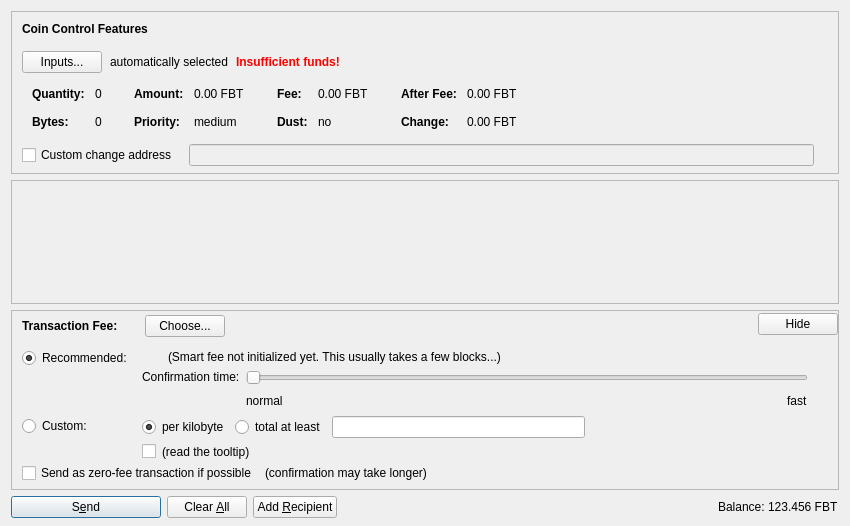
<?xml version="1.0" encoding="UTF-8"?>
<ui version="4.0">
 <class>SendCoinsDialog</class>
 <widget class="QDialog" name="SendCoinsDialog">
  <property name="geometry">
   <rect>
    <x>0</x>
    <y>0</y>
    <width>850</width>
    <height>526</height>
   </rect>
  </property>
  <property name="windowTitle">
   <string>Send Coins</string>
  </property>
  <layout class="QVBoxLayout" name="verticalLayout" stretch="0,1,0,0">
   <property name="bottomMargin">
    <number>8</number>
   </property>
   <item>
    <widget class="QFrame" name="frameCoinControl">
     <property name="sizePolicy">
      <sizepolicy hsizetype="Expanding" vsizetype="Expanding">
       <horstretch>0</horstretch>
       <verstretch>0</verstretch>
      </sizepolicy>
     </property>
     <property name="maximumSize">
      <size>
       <width>16777215</width>
       <height>16777215</height>
      </size>
     </property>
     <property name="frameShape">
      <enum>QFrame::StyledPanel</enum>
     </property>
     <property name="frameShadow">
      <enum>QFrame::Sunken</enum>
     </property>
     <layout class="QVBoxLayout" name="verticalLayoutCoinControl2">
      <property name="spacing">
       <number>0</number>
      </property>
      <property name="leftMargin">
       <number>0</number>
      </property>
      <property name="topMargin">
       <number>0</number>
      </property>
      <property name="rightMargin">
       <number>0</number>
      </property>
      <property name="bottomMargin">
       <number>6</number>
      </property>
      <item>
       <layout class="QVBoxLayout" name="verticalLayoutCoinControl" stretch="0,0,0,0,1">
        <property name="spacing">
         <number>0</number>
        </property>
        <property name="leftMargin">
         <number>10</number>
        </property>
        <property name="topMargin">
         <number>10</number>
        </property>
        <item>
         <layout class="QHBoxLayout" name="horizontalLayoutCoinControl1">
          <property name="bottomMargin">
           <number>15</number>
          </property>
          <item>
           <widget class="QLabel" name="labelCoinControlFeatures">
            <property name="sizePolicy">
             <sizepolicy hsizetype="Preferred" vsizetype="Maximum">
              <horstretch>0</horstretch>
              <verstretch>0</verstretch>
             </sizepolicy>
            </property>
            <property name="font">
             <font>
              <weight>75</weight>
              <bold>true</bold>
             </font>
            </property>
            <property name="styleSheet">
             <string notr="true">font-weight:bold;</string>
            </property>
            <property name="text">
             <string>Coin Control Features</string>
            </property>
           </widget>
          </item>
         </layout>
        </item>
        <item>
         <layout class="QHBoxLayout" name="horizontalLayoutCoinControl2" stretch="0,0,0,0">
          <property name="spacing">
           <number>8</number>
          </property>
          <property name="bottomMargin">
           <number>10</number>
          </property>
          <item>
           <widget class="QPushButton" name="pushButtonCoinControl">
            <property name="styleSheet">
             <string notr="true"/>
            </property>
            <property name="text">
             <string>Inputs...</string>
            </property>
            <property name="autoDefault">
             <bool>false</bool>
            </property>
           </widget>
          </item>
          <item>
           <widget class="QLabel" name="labelCoinControlAutomaticallySelected">
            <property name="text">
             <string>automatically selected</string>
            </property>
            <property name="margin">
             <number>5</number>
            </property>
           </widget>
          </item>
          <item>
           <widget class="QLabel" name="labelCoinControlInsuffFunds">
            <property name="font">
             <font>
              <weight>75</weight>
              <bold>true</bold>
             </font>
            </property>
            <property name="styleSheet">
             <string notr="true">color:red;font-weight:bold;</string>
            </property>
            <property name="text">
             <string>Insufficient funds!</string>
            </property>
            <property name="margin">
             <number>5</number>
            </property>
           </widget>
          </item>
          <item>
           <spacer name="horizontalSpacerCoinControl">
            <property name="orientation">
             <enum>Qt::Horizontal</enum>
            </property>
            <property name="sizeHint" stdset="0">
             <size>
              <width>40</width>
              <height>1</height>
             </size>
            </property>
           </spacer>
          </item>
         </layout>
        </item>
        <item>
         <widget class="QWidget" name="widgetCoinControl" native="true">
          <property name="sizePolicy">
           <sizepolicy hsizetype="Preferred" vsizetype="Preferred">
            <horstretch>0</horstretch>
            <verstretch>0</verstretch>
           </sizepolicy>
          </property>
          <property name="minimumSize">
           <size>
            <width>0</width>
            <height>0</height>
           </size>
          </property>
          <property name="styleSheet">
           <string notr="true"/>
          </property>
          <layout class="QHBoxLayout" name="horizontalLayoutCoinControl5">
           <property name="leftMargin">
            <number>0</number>
           </property>
           <property name="topMargin">
            <number>0</number>
           </property>
           <property name="rightMargin">
            <number>0</number>
           </property>
           <property name="bottomMargin">
            <number>0</number>
           </property>
           <item>
            <layout class="QHBoxLayout" name="horizontalLayoutCoinControl3" stretch="0,0,0,1">
             <property name="spacing">
              <number>20</number>
             </property>
             <property name="topMargin">
              <number>0</number>
             </property>
             <property name="bottomMargin">
              <number>10</number>
             </property>
             <item>
              <layout class="QFormLayout" name="formLayoutCoinControl1">
               <property name="horizontalSpacing">
                <number>10</number>
               </property>
               <property name="verticalSpacing">
                <number>14</number>
               </property>
               <property name="leftMargin">
                <number>10</number>
               </property>
               <property name="topMargin">
                <number>4</number>
               </property>
               <property name="rightMargin">
                <number>6</number>
               </property>
               <item row="0" column="0">
                <widget class="QLabel" name="labelCoinControlQuantityText">
                 <property name="font">
                  <font>
                   <weight>75</weight>
                   <bold>true</bold>
                  </font>
                 </property>
                 <property name="text">
                  <string>Quantity:</string>
                 </property>
                 <property name="margin">
                  <number>0</number>
                 </property>
                </widget>
               </item>
               <item row="0" column="1">
                <widget class="QLabel" name="labelCoinControlQuantity">
                 <property name="cursor">
                  <cursorShape>IBeamCursor</cursorShape>
                 </property>
                 <property name="contextMenuPolicy">
                  <enum>Qt::ActionsContextMenu</enum>
                 </property>
                 <property name="text">
                  <string notr="true">0</string>
                 </property>
                 <property name="margin">
                  <number>0</number>
                 </property>
                 <property name="textInteractionFlags">
                  <set>Qt::LinksAccessibleByMouse|Qt::TextSelectableByKeyboard|Qt::TextSelectableByMouse</set>
                 </property>
                </widget>
               </item>
               <item row="1" column="0">
                <widget class="QLabel" name="labelCoinControlBytesText">
                 <property name="font">
                  <font>
                   <weight>75</weight>
                   <bold>true</bold>
                  </font>
                 </property>
                 <property name="text">
                  <string>Bytes:</string>
                 </property>
                </widget>
               </item>
               <item row="1" column="1">
                <widget class="QLabel" name="labelCoinControlBytes">
                 <property name="cursor">
                  <cursorShape>IBeamCursor</cursorShape>
                 </property>
                 <property name="contextMenuPolicy">
                  <enum>Qt::ActionsContextMenu</enum>
                 </property>
                 <property name="text">
                  <string notr="true">0</string>
                 </property>
                 <property name="textInteractionFlags">
                  <set>Qt::LinksAccessibleByMouse|Qt::TextSelectableByKeyboard|Qt::TextSelectableByMouse</set>
                 </property>
                </widget>
               </item>
              </layout>
             </item>
             <item>
              <layout class="QFormLayout" name="formLayoutCoinControl2">
               <property name="horizontalSpacing">
                <number>10</number>
               </property>
               <property name="verticalSpacing">
                <number>14</number>
               </property>
               <property name="leftMargin">
                <number>6</number>
               </property>
               <property name="topMargin">
                <number>4</number>
               </property>
               <property name="rightMargin">
                <number>6</number>
               </property>
               <item row="0" column="0">
                <widget class="QLabel" name="labelCoinControlAmountText">
                 <property name="font">
                  <font>
                   <weight>75</weight>
                   <bold>true</bold>
                  </font>
                 </property>
                 <property name="text">
                  <string>Amount:</string>
                 </property>
                 <property name="margin">
                  <number>0</number>
                 </property>
                </widget>
               </item>
               <item row="0" column="1">
                <widget class="QLabel" name="labelCoinControlAmount">
                 <property name="cursor">
                  <cursorShape>IBeamCursor</cursorShape>
                 </property>
                 <property name="contextMenuPolicy">
                  <enum>Qt::ActionsContextMenu</enum>
                 </property>
                 <property name="text">
                  <string notr="true">0.00 FBT</string>
                 </property>
                 <property name="textInteractionFlags">
                  <set>Qt::LinksAccessibleByMouse|Qt::TextSelectableByKeyboard|Qt::TextSelectableByMouse</set>
                 </property>
                </widget>
               </item>
               <item row="1" column="0">
                <widget class="QLabel" name="labelCoinControlPriorityText">
                 <property name="font">
                  <font>
                   <weight>75</weight>
                   <bold>true</bold>
                  </font>
                 </property>
                 <property name="text">
                  <string>Priority:</string>
                 </property>
                </widget>
               </item>
               <item row="1" column="1">
                <widget class="QLabel" name="labelCoinControlPriority">
                 <property name="cursor">
                  <cursorShape>IBeamCursor</cursorShape>
                 </property>
                 <property name="contextMenuPolicy">
                  <enum>Qt::ActionsContextMenu</enum>
                 </property>
                 <property name="text">
                  <string notr="true">medium</string>
                 </property>
                 <property name="textInteractionFlags">
                  <set>Qt::LinksAccessibleByMouse|Qt::TextSelectableByKeyboard|Qt::TextSelectableByMouse</set>
                 </property>
                </widget>
               </item>
              </layout>
             </item>
             <item>
              <layout class="QFormLayout" name="formLayoutCoinControl3">
               <property name="horizontalSpacing">
                <number>10</number>
               </property>
               <property name="verticalSpacing">
                <number>14</number>
               </property>
               <property name="leftMargin">
                <number>6</number>
               </property>
               <property name="topMargin">
                <number>4</number>
               </property>
               <property name="rightMargin">
                <number>6</number>
               </property>
               <item row="0" column="0">
                <widget class="QLabel" name="labelCoinControlFeeText">
                 <property name="font">
                  <font>
                   <weight>75</weight>
                   <bold>true</bold>
                  </font>
                 </property>
                 <property name="text">
                  <string>Fee:</string>
                 </property>
                 <property name="margin">
                  <number>0</number>
                 </property>
                </widget>
               </item>
               <item row="0" column="1">
                <widget class="QLabel" name="labelCoinControlFee">
                 <property name="cursor">
                  <cursorShape>IBeamCursor</cursorShape>
                 </property>
                 <property name="contextMenuPolicy">
                  <enum>Qt::ActionsContextMenu</enum>
                 </property>
                 <property name="text">
                  <string notr="true">0.00 FBT</string>
                 </property>
                 <property name="textInteractionFlags">
                  <set>Qt::LinksAccessibleByMouse|Qt::TextSelectableByKeyboard|Qt::TextSelectableByMouse</set>
                 </property>
                </widget>
               </item>
               <item row="1" column="0">
                <widget class="QLabel" name="labelCoinControlLowOutputText">
                 <property name="font">
                  <font>
                   <weight>75</weight>
                   <bold>true</bold>
                  </font>
                 </property>
                 <property name="text">
                  <string>Dust:</string>
                 </property>
                </widget>
               </item>
               <item row="1" column="1">
                <widget class="QLabel" name="labelCoinControlLowOutput">
                 <property name="cursor">
                  <cursorShape>IBeamCursor</cursorShape>
                 </property>
                 <property name="contextMenuPolicy">
                  <enum>Qt::ActionsContextMenu</enum>
                 </property>
                 <property name="text">
                  <string notr="true">no</string>
                 </property>
                 <property name="textInteractionFlags">
                  <set>Qt::LinksAccessibleByMouse|Qt::TextSelectableByKeyboard|Qt::TextSelectableByMouse</set>
                 </property>
                </widget>
               </item>
              </layout>
             </item>
             <item>
              <layout class="QFormLayout" name="formLayoutCoinControl4">
               <property name="horizontalSpacing">
                <number>10</number>
               </property>
               <property name="verticalSpacing">
                <number>14</number>
               </property>
               <property name="leftMargin">
                <number>6</number>
               </property>
               <property name="topMargin">
                <number>4</number>
               </property>
               <property name="rightMargin">
                <number>6</number>
               </property>
               <item row="0" column="0">
                <widget class="QLabel" name="labelCoinControlAfterFeeText">
                 <property name="font">
                  <font>
                   <weight>75</weight>
                   <bold>true</bold>
                  </font>
                 </property>
                 <property name="text">
                  <string>After Fee:</string>
                 </property>
                 <property name="margin">
                  <number>0</number>
                 </property>
                </widget>
               </item>
               <item row="0" column="1">
                <widget class="QLabel" name="labelCoinControlAfterFee">
                 <property name="cursor">
                  <cursorShape>IBeamCursor</cursorShape>
                 </property>
                 <property name="contextMenuPolicy">
                  <enum>Qt::ActionsContextMenu</enum>
                 </property>
                 <property name="text">
                  <string notr="true">0.00 FBT</string>
                 </property>
                 <property name="textInteractionFlags">
                  <set>Qt::LinksAccessibleByMouse|Qt::TextSelectableByKeyboard|Qt::TextSelectableByMouse</set>
                 </property>
                </widget>
               </item>
               <item row="1" column="0">
                <widget class="QLabel" name="labelCoinControlChangeText">
                 <property name="font">
                  <font>
                   <weight>75</weight>
                   <bold>true</bold>
                  </font>
                 </property>
                 <property name="text">
                  <string>Change:</string>
                 </property>
                </widget>
               </item>
               <item row="1" column="1">
                <widget class="QLabel" name="labelCoinControlChange">
                 <property name="cursor">
                  <cursorShape>IBeamCursor</cursorShape>
                 </property>
                 <property name="contextMenuPolicy">
                  <enum>Qt::ActionsContextMenu</enum>
                 </property>
                 <property name="text">
                  <string notr="true">0.00 FBT</string>
                 </property>
                 <property name="textInteractionFlags">
                  <set>Qt::LinksAccessibleByMouse|Qt::TextSelectableByKeyboard|Qt::TextSelectableByMouse</set>
                 </property>
                </widget>
               </item>
              </layout>
             </item>
            </layout>
           </item>
          </layout>
         </widget>
        </item>
        <item>
         <layout class="QHBoxLayout" name="horizontalLayoutCoinControl4" stretch="0,0,0">
          <property name="spacing">
           <number>12</number>
          </property>
          <property name="sizeConstraint">
           <enum>QLayout::SetDefaultConstraint</enum>
          </property>
          <property name="topMargin">
           <number>5</number>
          </property>
          <property name="rightMargin">
           <number>5</number>
          </property>
          <item>
           <widget class="QCheckBox" name="checkBoxCoinControlChange">
            <property name="toolTip">
             <string>If this is activated, but the change address is empty or invalid, change will be sent to a newly generated address.</string>
            </property>
            <property name="text">
             <string>Custom change address</string>
            </property>
           </widget>
          </item>
          <item>
           <widget class="QValidatedLineEdit" name="lineEditCoinControlChange">
            <property name="enabled">
             <bool>false</bool>
            </property>
            <property name="sizePolicy">
             <sizepolicy hsizetype="Expanding" vsizetype="Fixed">
              <horstretch>0</horstretch>
              <verstretch>0</verstretch>
             </sizepolicy>
            </property>
           </widget>
          </item>
          <item>
           <widget class="QLabel" name="labelCoinControlChangeLabel">
            <property name="sizePolicy">
             <sizepolicy hsizetype="Preferred" vsizetype="Expanding">
              <horstretch>0</horstretch>
              <verstretch>0</verstretch>
             </sizepolicy>
            </property>
            <property name="minimumSize">
             <size>
              <width>0</width>
              <height>0</height>
             </size>
            </property>
            <property name="text">
             <string/>
            </property>
            <property name="margin">
             <number>3</number>
            </property>
           </widget>
          </item>
         </layout>
        </item>
        <item>
         <spacer name="verticalSpacerCoinControl">
          <property name="orientation">
           <enum>Qt::Vertical</enum>
          </property>
          <property name="sizeHint" stdset="0">
           <size>
            <width>800</width>
            <height>1</height>
           </size>
          </property>
         </spacer>
        </item>
       </layout>
      </item>
     </layout>
    </widget>
   </item>
   <item>
    <widget class="QScrollArea" name="scrollArea">
     <property name="widgetResizable">
      <bool>true</bool>
     </property>
     <widget class="QWidget" name="scrollAreaWidgetContents">
      <property name="geometry">
       <rect>
        <x>0</x>
        <y>0</y>
        <width>830</width>
        <height>68</height>
       </rect>
      </property>
      <layout class="QVBoxLayout" name="verticalLayout_2" stretch="0,1">
       <property name="leftMargin">
        <number>0</number>
       </property>
       <property name="topMargin">
        <number>0</number>
       </property>
       <property name="rightMargin">
        <number>0</number>
       </property>
       <property name="bottomMargin">
        <number>0</number>
       </property>
       <item>
        <layout class="QVBoxLayout" name="entries">
         <property name="spacing">
          <number>6</number>
         </property>
        </layout>
       </item>
       <item>
        <spacer name="verticalSpacer">
         <property name="orientation">
          <enum>Qt::Vertical</enum>
         </property>
         <property name="sizeHint" stdset="0">
          <size>
           <width>20</width>
           <height>40</height>
          </size>
         </property>
        </spacer>
       </item>
      </layout>
     </widget>
    </widget>
   </item>
   <item>
    <widget class="QFrame" name="frameFee">
     <property name="sizePolicy">
      <sizepolicy hsizetype="Expanding" vsizetype="Expanding">
       <horstretch>0</horstretch>
       <verstretch>0</verstretch>
      </sizepolicy>
     </property>
     <property name="maximumSize">
      <size>
       <width>16777215</width>
       <height>16777215</height>
      </size>
     </property>
     <property name="frameShape">
      <enum>QFrame::StyledPanel</enum>
     </property>
     <property name="frameShadow">
      <enum>QFrame::Sunken</enum>
     </property>
     <layout class="QVBoxLayout" name="verticalLayoutFee1">
      <property name="spacing">
       <number>0</number>
      </property>
      <property name="leftMargin">
       <number>0</number>
      </property>
      <property name="topMargin">
       <number>0</number>
      </property>
      <property name="rightMargin">
       <number>0</number>
      </property>
      <property name="bottomMargin">
       <number>0</number>
      </property>
      <item>
       <layout class="QVBoxLayout" name="verticalLayoutFee2" stretch="0,0,0">
        <property name="spacing">
         <number>0</number>
        </property>
        <property name="leftMargin">
         <number>10</number>
        </property>
        <property name="topMargin">
         <number>0</number>
        </property>
        <item>
         <layout class="QHBoxLayout" name="horizontalLayoutFee1">
          <property name="bottomMargin">
           <number>0</number>
          </property>
          <item>
           <layout class="QVBoxLayout" name="verticalLayoutFee7">
            <property name="spacing">
             <number>0</number>
            </property>
            <item>
             <spacer name="verticalSpacerSmartFee">
              <property name="orientation">
               <enum>Qt::Vertical</enum>
              </property>
              <property name="sizeType">
               <enum>QSizePolicy::Fixed</enum>
              </property>
              <property name="sizeHint" stdset="0">
               <size>
                <width>1</width>
                <height>4</height>
               </size>
              </property>
             </spacer>
            </item>
            <item>
             <layout class="QHBoxLayout" name="horizontalLayoutSmartFee">
              <property name="spacing">
               <number>10</number>
              </property>
              <item>
               <widget class="QLabel" name="labelFeeHeadline">
                <property name="sizePolicy">
                 <sizepolicy hsizetype="Preferred" vsizetype="Maximum">
                  <horstretch>0</horstretch>
                  <verstretch>0</verstretch>
                 </sizepolicy>
                </property>
                <property name="font">
                 <font>
                  <weight>75</weight>
                  <bold>true</bold>
                 </font>
                </property>
                <property name="styleSheet">
                 <string notr="true">font-weight:bold;</string>
                </property>
                <property name="text">
                 <string>Transaction Fee:</string>
                </property>
               </widget>
              </item>
              <item>
               <widget class="QLabel" name="labelFeeMinimized">
                <property name="text">
                 <string/>
                </property>
               </widget>
              </item>
              <item>
               <widget class="QPushButton" name="buttonChooseFee">
                <property name="text">
                 <string>Choose...</string>
                </property>
               </widget>
              </item>
             </layout>
            </item>
            <item>
             <spacer name="verticalSpacer_5">
              <property name="orientation">
               <enum>Qt::Vertical</enum>
              </property>
              <property name="sizeHint" stdset="0">
               <size>
                <width>1</width>
                <height>1</height>
               </size>
              </property>
             </spacer>
            </item>
           </layout>
          </item>
          <item>
           <spacer name="horizontalSpacer_4">
            <property name="orientation">
             <enum>Qt::Horizontal</enum>
            </property>
            <property name="sizeHint" stdset="0">
             <size>
              <width>40</width>
              <height>20</height>
             </size>
            </property>
           </spacer>
          </item>
          <item>
           <widget class="QPushButton" name="buttonMinimizeFee">
            <property name="toolTip">
             <string>collapse fee-settings</string>
            </property>
            <property name="text">
             <string>Hide</string>
            </property>
           </widget>
          </item>
         </layout>
        </item>
        <item>
         <widget class="QFrame" name="frameFeeSelection">
          <layout class="QVBoxLayout" name="verticalLayoutFee12">
           <property name="spacing">
            <number>0</number>
           </property>
           <property name="leftMargin">
            <number>0</number>
           </property>
           <property name="topMargin">
            <number>0</number>
           </property>
           <property name="rightMargin">
            <number>0</number>
           </property>
           <property name="bottomMargin">
            <number>0</number>
           </property>
           <item>
            <layout class="QGridLayout" name="gridLayoutFee">
             <property name="topMargin">
              <number>10</number>
             </property>
             <property name="bottomMargin">
              <number>4</number>
             </property>
             <property name="horizontalSpacing">
              <number>10</number>
             </property>
             <property name="verticalSpacing">
              <number>4</number>
             </property>
             <item row="1" column="1">
              <layout class="QVBoxLayout" name="verticalLayoutFee8">
               <property name="spacing">
                <number>6</number>
               </property>
               <item>
                <layout class="QHBoxLayout" name="horizontalLayoutFee13">
                 <item>
                  <widget class="QRadioButton" name="radioCustomPerKilobyte">
                   <property name="toolTip">
                    <string>If the custom fee is set to 1000 satoshis and the transaction is only 250 bytes, then &quot;per kilobyte&quot; only pays 250 satoshis in fee, while &quot;total at least&quot; pays 1000 satoshis. For transactions bigger than a kilobyte both pay by kilobyte.</string>
                   </property>
                   <property name="text">
                    <string>per kilobyte</string>
                   </property>
                   <property name="checked">
                    <bool>true</bool>
                   </property>
                   <attribute name="buttonGroup">
                    <string notr="true">groupCustomFee</string>
                   </attribute>
                  </widget>
                 </item>
                 <item>
                  <widget class="QRadioButton" name="radioCustomAtLeast">
                   <property name="toolTip">
                    <string>If the custom fee is set to 1000 satoshis and the transaction is only 250 bytes, then &quot;per kilobyte&quot; only pays 250 satoshis in fee, while &quot;total at least&quot; pays 1000 satoshis. For transactions bigger than a kilobyte both pay by kilobyte.</string>
                   </property>
                   <property name="text">
                    <string>total at least</string>
                   </property>
                   <attribute name="buttonGroup">
                    <string notr="true">groupCustomFee</string>
                   </attribute>
                  </widget>
                 </item>
                 <item>
                  <widget class="FatbitAmountField" name="customFee"/>
                 </item>
                 <item>
                  <spacer name="horizontalSpacer_6">
                   <property name="orientation">
                    <enum>Qt::Horizontal</enum>
                   </property>
                   <property name="sizeHint" stdset="0">
                    <size>
                     <width>1</width>
                     <height>1</height>
                    </size>
                   </property>
                  </spacer>
                 </item>
                </layout>
               </item>
               <item>
                <layout class="QHBoxLayout" name="horizontalLayoutFee8">
                 <item>
                  <widget class="QCheckBox" name="checkBoxMinimumFee">
                   <property name="toolTip">
                    <string>Paying only the minimum fee is just fine as long as there is less transaction volume than space in the blocks. But be aware that this can end up in a never confirming transaction once there is more demand for fatbit transactions than the network can process.</string>
                   </property>
                   <property name="text">
                    <string/>
                   </property>
                  </widget>
                 </item>
                 <item>
                  <widget class="QLabel" name="labelMinFeeWarning">
                   <property name="enabled">
                    <bool>true</bool>
                   </property>
                   <property name="toolTip">
                    <string>Paying only the minimum fee is just fine as long as there is less transaction volume than space in the blocks. But be aware that this can end up in a never confirming transaction once there is more demand for fatbit transactions than the network can process.</string>
                   </property>
                   <property name="text">
                    <string>(read the tooltip)</string>
                   </property>
                   <property name="margin">
                    <number>5</number>
                   </property>
                  </widget>
                 </item>
                 <item>
                  <spacer name="horizontalSpacer_2">
                   <property name="orientation">
                    <enum>Qt::Horizontal</enum>
                   </property>
                   <property name="sizeHint" stdset="0">
                    <size>
                     <width>1</width>
                     <height>1</height>
                    </size>
                   </property>
                  </spacer>
                 </item>
                </layout>
               </item>
              </layout>
             </item>
             <item row="0" column="0">
              <layout class="QVBoxLayout" name="verticalLayoutFee4" stretch="0,1">
               <item>
                <widget class="QRadioButton" name="radioSmartFee">
                 <property name="text">
                  <string>Recommended:</string>
                 </property>
                 <property name="checked">
                  <bool>true</bool>
                 </property>
                 <attribute name="buttonGroup">
                  <string notr="true">groupFee</string>
                 </attribute>
                </widget>
               </item>
               <item>
                <spacer name="verticalSpacer_2">
                 <property name="orientation">
                  <enum>Qt::Vertical</enum>
                 </property>
                 <property name="sizeHint" stdset="0">
                  <size>
                   <width>1</width>
                   <height>1</height>
                  </size>
                 </property>
                </spacer>
               </item>
              </layout>
             </item>
             <item row="1" column="0">
              <layout class="QVBoxLayout" name="verticalLayoutFee9" stretch="0,1">
               <item>
                <widget class="QRadioButton" name="radioCustomFee">
                 <property name="text">
                  <string>Custom:</string>
                 </property>
                 <attribute name="buttonGroup">
                  <string notr="true">groupFee</string>
                 </attribute>
                </widget>
               </item>
               <item>
                <spacer name="verticalSpacer_6">
                 <property name="orientation">
                  <enum>Qt::Vertical</enum>
                 </property>
                 <property name="sizeHint" stdset="0">
                  <size>
                   <width>1</width>
                   <height>1</height>
                  </size>
                 </property>
                </spacer>
               </item>
              </layout>
             </item>
             <item row="0" column="1">
              <layout class="QVBoxLayout" name="verticalLayoutFee3" stretch="0,0,1">
               <property name="spacing">
                <number>6</number>
               </property>
               <property name="topMargin">
                <number>2</number>
               </property>
               <item>
                <layout class="QHBoxLayout" name="horizontalLayoutFee12">
                 <item>
                  <widget class="QLabel" name="labelSmartFee">
                   <property name="text">
                    <string/>
                   </property>
                   <property name="margin">
                    <number>2</number>
                   </property>
                  </widget>
                 </item>
                 <item>
                  <widget class="QLabel" name="labelFeeEstimation">
                   <property name="text">
                    <string/>
                   </property>
                  </widget>
                 </item>
                 <item>
                  <widget class="QLabel" name="labelSmartFee2">
                   <property name="text">
                    <string>(Smart fee not initialized yet. This usually takes a few blocks...)</string>
                   </property>
                   <property name="margin">
                    <number>2</number>
                   </property>
                  </widget>
                 </item>
                 <item>
                  <spacer name="horizontalSpacer_5">
                   <property name="orientation">
                    <enum>Qt::Horizontal</enum>
                   </property>
                   <property name="sizeHint" stdset="0">
                    <size>
                     <width>1</width>
                     <height>1</height>
                    </size>
                   </property>
                  </spacer>
                 </item>
                </layout>
               </item>
               <item>
                <layout class="QHBoxLayout" name="horizontalLayoutFee9">
                 <item>
                  <layout class="QVBoxLayout" name="verticalLayoutFee6">
                   <item>
                    <widget class="QLabel" name="labelSmartFee3">
                     <property name="text">
                      <string>Confirmation time:</string>
                     </property>
                     <property name="margin">
                      <number>2</number>
                     </property>
                    </widget>
                   </item>
                   <item>
                    <spacer name="verticalSpacer_3">
                     <property name="orientation">
                      <enum>Qt::Vertical</enum>
                     </property>
                     <property name="sizeHint" stdset="0">
                      <size>
                       <width>1</width>
                       <height>1</height>
                      </size>
                     </property>
                    </spacer>
                   </item>
                  </layout>
                 </item>
                 <item>
                  <layout class="QVBoxLayout" name="verticalLayoutFee5">
                   <property name="rightMargin">
                    <number>30</number>
                   </property>
                   <item>
                    <widget class="QSlider" name="sliderSmartFee">
                     <property name="minimum">
                      <number>0</number>
                     </property>
                     <property name="maximum">
                      <number>24</number>
                     </property>
                     <property name="pageStep">
                      <number>1</number>
                     </property>
                     <property name="value">
                      <number>0</number>
                     </property>
                     <property name="orientation">
                      <enum>Qt::Horizontal</enum>
                     </property>
                     <property name="invertedAppearance">
                      <bool>false</bool>
                     </property>
                     <property name="invertedControls">
                      <bool>false</bool>
                     </property>
                     <property name="tickPosition">
                      <enum>QSlider::NoTicks</enum>
                     </property>
                    </widget>
                   </item>
                   <item>
                    <layout class="QHBoxLayout" name="horizontalLayoutFee10">
                     <item>
                      <widget class="QLabel" name="labelSmartFeeNormal">
                       <property name="text">
                        <string>normal</string>
                       </property>
                      </widget>
                     </item>
                     <item>
                      <spacer name="horizontalSpacer_3">
                       <property name="orientation">
                        <enum>Qt::Horizontal</enum>
                       </property>
                       <property name="sizeHint" stdset="0">
                        <size>
                         <width>40</width>
                         <height>20</height>
                        </size>
                       </property>
                      </spacer>
                     </item>
                     <item>
                      <widget class="QLabel" name="labelSmartFeeFast">
                       <property name="text">
                        <string>fast</string>
                       </property>
                      </widget>
                     </item>
                    </layout>
                   </item>
                  </layout>
                 </item>
                </layout>
               </item>
               <item>
                <spacer name="verticalSpacer_4">
                 <property name="orientation">
                  <enum>Qt::Vertical</enum>
                 </property>
                 <property name="sizeHint" stdset="0">
                  <size>
                   <width>1</width>
                   <height>1</height>
                  </size>
                 </property>
                </spacer>
               </item>
              </layout>
             </item>
            </layout>
           </item>
           <item>
            <layout class="QHBoxLayout" name="horizontalLayoutFee5" stretch="0,0,0">
             <property name="spacing">
              <number>8</number>
             </property>
             <property name="bottomMargin">
              <number>4</number>
             </property>
             <item>
              <widget class="QCheckBox" name="checkBoxFreeTx">
               <property name="text">
                <string>Send as zero-fee transaction if possible</string>
               </property>
              </widget>
             </item>
             <item>
              <widget class="QLabel" name="labelFreeTx">
               <property name="text">
                <string>(confirmation may take longer)</string>
               </property>
               <property name="margin">
                <number>5</number>
               </property>
              </widget>
             </item>
             <item>
              <spacer name="horizontalSpacerFee5">
               <property name="orientation">
                <enum>Qt::Horizontal</enum>
               </property>
               <property name="sizeHint" stdset="0">
                <size>
                 <width>1</width>
                 <height>1</height>
                </size>
               </property>
              </spacer>
             </item>
            </layout>
           </item>
           <item>
            <spacer name="verticalSpacerFee2">
             <property name="orientation">
              <enum>Qt::Vertical</enum>
             </property>
             <property name="sizeHint" stdset="0">
              <size>
               <width>1</width>
               <height>1</height>
              </size>
             </property>
            </spacer>
           </item>
          </layout>
         </widget>
        </item>
        <item>
         <spacer name="verticalSpacerFee">
          <property name="orientation">
           <enum>Qt::Vertical</enum>
          </property>
          <property name="sizeHint" stdset="0">
           <size>
            <width>800</width>
            <height>1</height>
           </size>
          </property>
         </spacer>
        </item>
       </layout>
      </item>
     </layout>
    </widget>
   </item>
   <item>
    <layout class="QHBoxLayout" name="horizontalLayout">
     <item>
      <widget class="QPushButton" name="sendButton">
       <property name="minimumSize">
        <size>
         <width>150</width>
         <height>0</height>
        </size>
       </property>
       <property name="toolTip">
        <string>Confirm the send action</string>
       </property>
       <property name="text">
        <string>S&amp;end</string>
       </property>
       <property name="icon">
        <iconset resource="../fatbit.qrc">
         <normaloff>:/icons/send</normaloff>:/icons/send</iconset>
       </property>
       <property name="autoDefault">
        <bool>false</bool>
       </property>
       <property name="default">
        <bool>true</bool>
       </property>
      </widget>
     </item>
     <item>
      <widget class="QPushButton" name="clearButton">
       <property name="sizePolicy">
        <sizepolicy hsizetype="Minimum" vsizetype="Fixed">
         <horstretch>0</horstretch>
         <verstretch>0</verstretch>
        </sizepolicy>
       </property>
       <property name="toolTip">
        <string>Clear all fields of the form.</string>
       </property>
       <property name="text">
        <string>Clear &amp;All</string>
       </property>
       <property name="icon">
        <iconset resource="../fatbit.qrc">
         <normaloff>:/icons/remove</normaloff>:/icons/remove</iconset>
       </property>
       <property name="autoDefault">
        <bool>false</bool>
       </property>
      </widget>
     </item>
     <item>
      <widget class="QPushButton" name="addButton">
       <property name="toolTip">
        <string>Send to multiple recipients at once</string>
       </property>
       <property name="text">
        <string>Add &amp;Recipient</string>
       </property>
       <property name="icon">
        <iconset resource="../fatbit.qrc">
         <normaloff>:/icons/add</normaloff>:/icons/add</iconset>
       </property>
       <property name="autoDefault">
        <bool>false</bool>
       </property>
      </widget>
     </item>
     <item>
      <spacer name="horizontalSpacer">
       <property name="orientation">
        <enum>Qt::Horizontal</enum>
       </property>
       <property name="sizeHint" stdset="0">
        <size>
         <width>40</width>
         <height>20</height>
        </size>
       </property>
      </spacer>
     </item>
     <item>
      <layout class="QHBoxLayout" name="horizontalLayout_2">
       <property name="spacing">
        <number>3</number>
       </property>
       <item>
        <widget class="QLabel" name="label">
         <property name="sizePolicy">
          <sizepolicy hsizetype="Preferred" vsizetype="Fixed">
           <horstretch>0</horstretch>
           <verstretch>0</verstretch>
          </sizepolicy>
         </property>
         <property name="text">
          <string>Balance:</string>
         </property>
        </widget>
       </item>
       <item>
        <widget class="QLabel" name="labelBalance">
         <property name="sizePolicy">
          <sizepolicy hsizetype="Preferred" vsizetype="Fixed">
           <horstretch>0</horstretch>
           <verstretch>0</verstretch>
          </sizepolicy>
         </property>
         <property name="cursor">
          <cursorShape>IBeamCursor</cursorShape>
         </property>
         <property name="text">
          <string notr="true">123.456 FBT</string>
         </property>
         <property name="textInteractionFlags">
          <set>Qt::LinksAccessibleByMouse|Qt::TextSelectableByKeyboard|Qt::TextSelectableByMouse</set>
         </property>
        </widget>
       </item>
      </layout>
     </item>
    </layout>
   </item>
  </layout>
 </widget>
 <customwidgets>
  <customwidget>
   <class>QValidatedLineEdit</class>
   <extends>QLineEdit</extends>
   <header>qvalidatedlineedit.h</header>
  </customwidget>
  <customwidget>
   <class>FatbitAmountField</class>
   <extends>QLineEdit</extends>
   <header>fatbitamountfield.h</header>
   <container>1</container>
  </customwidget>
 </customwidgets>
 <resources>
  <include location="../fatbit.qrc"/>
 </resources>
 <connections/>
 <buttongroups>
  <buttongroup name="groupFee"/>
  <buttongroup name="groupCustomFee"/>
 </buttongroups>
</ui>
